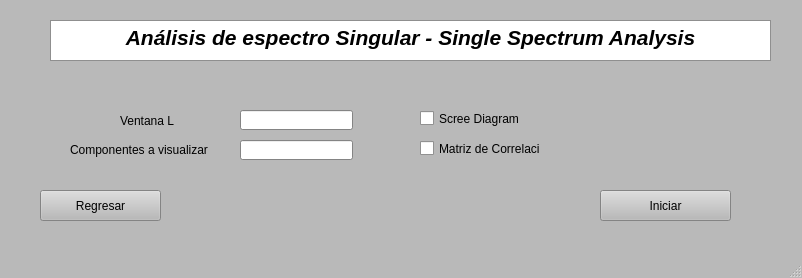
<?xml version="1.0" encoding="UTF-8"?>
<ui version="4.0">
 <class>MainWindow</class>
 <widget class="QMainWindow" name="MainWindow">
  <property name="geometry">
   <rect>
    <x>0</x>
    <y>0</y>
    <width>802</width>
    <height>278</height>
   </rect>
  </property>
  <property name="palette">
   <palette>
    <active>
     <colorrole role="WindowText">
      <brush brushstyle="SolidPattern">
       <color alpha="255">
        <red>0</red>
        <green>0</green>
        <blue>0</blue>
       </color>
      </brush>
     </colorrole>
     <colorrole role="Button">
      <brush brushstyle="SolidPattern">
       <color alpha="255">
        <red>185</red>
        <green>185</green>
        <blue>185</blue>
       </color>
      </brush>
     </colorrole>
     <colorrole role="Light">
      <brush brushstyle="SolidPattern">
       <color alpha="255">
        <red>255</red>
        <green>255</green>
        <blue>255</blue>
       </color>
      </brush>
     </colorrole>
     <colorrole role="Midlight">
      <brush brushstyle="SolidPattern">
       <color alpha="255">
        <red>220</red>
        <green>220</green>
        <blue>220</blue>
       </color>
      </brush>
     </colorrole>
     <colorrole role="Dark">
      <brush brushstyle="SolidPattern">
       <color alpha="255">
        <red>92</red>
        <green>92</green>
        <blue>92</blue>
       </color>
      </brush>
     </colorrole>
     <colorrole role="Mid">
      <brush brushstyle="SolidPattern">
       <color alpha="255">
        <red>123</red>
        <green>123</green>
        <blue>123</blue>
       </color>
      </brush>
     </colorrole>
     <colorrole role="Text">
      <brush brushstyle="SolidPattern">
       <color alpha="255">
        <red>0</red>
        <green>0</green>
        <blue>0</blue>
       </color>
      </brush>
     </colorrole>
     <colorrole role="BrightText">
      <brush brushstyle="SolidPattern">
       <color alpha="255">
        <red>255</red>
        <green>255</green>
        <blue>255</blue>
       </color>
      </brush>
     </colorrole>
     <colorrole role="ButtonText">
      <brush brushstyle="SolidPattern">
       <color alpha="255">
        <red>0</red>
        <green>0</green>
        <blue>0</blue>
       </color>
      </brush>
     </colorrole>
     <colorrole role="Base">
      <brush brushstyle="SolidPattern">
       <color alpha="255">
        <red>255</red>
        <green>255</green>
        <blue>255</blue>
       </color>
      </brush>
     </colorrole>
     <colorrole role="Window">
      <brush brushstyle="SolidPattern">
       <color alpha="255">
        <red>185</red>
        <green>185</green>
        <blue>185</blue>
       </color>
      </brush>
     </colorrole>
     <colorrole role="Shadow">
      <brush brushstyle="SolidPattern">
       <color alpha="255">
        <red>0</red>
        <green>0</green>
        <blue>0</blue>
       </color>
      </brush>
     </colorrole>
     <colorrole role="AlternateBase">
      <brush brushstyle="SolidPattern">
       <color alpha="255">
        <red>220</red>
        <green>220</green>
        <blue>220</blue>
       </color>
      </brush>
     </colorrole>
     <colorrole role="ToolTipBase">
      <brush brushstyle="SolidPattern">
       <color alpha="255">
        <red>255</red>
        <green>255</green>
        <blue>220</blue>
       </color>
      </brush>
     </colorrole>
     <colorrole role="ToolTipText">
      <brush brushstyle="SolidPattern">
       <color alpha="255">
        <red>0</red>
        <green>0</green>
        <blue>0</blue>
       </color>
      </brush>
     </colorrole>
    </active>
    <inactive>
     <colorrole role="WindowText">
      <brush brushstyle="SolidPattern">
       <color alpha="255">
        <red>0</red>
        <green>0</green>
        <blue>0</blue>
       </color>
      </brush>
     </colorrole>
     <colorrole role="Button">
      <brush brushstyle="SolidPattern">
       <color alpha="255">
        <red>185</red>
        <green>185</green>
        <blue>185</blue>
       </color>
      </brush>
     </colorrole>
     <colorrole role="Light">
      <brush brushstyle="SolidPattern">
       <color alpha="255">
        <red>255</red>
        <green>255</green>
        <blue>255</blue>
       </color>
      </brush>
     </colorrole>
     <colorrole role="Midlight">
      <brush brushstyle="SolidPattern">
       <color alpha="255">
        <red>220</red>
        <green>220</green>
        <blue>220</blue>
       </color>
      </brush>
     </colorrole>
     <colorrole role="Dark">
      <brush brushstyle="SolidPattern">
       <color alpha="255">
        <red>92</red>
        <green>92</green>
        <blue>92</blue>
       </color>
      </brush>
     </colorrole>
     <colorrole role="Mid">
      <brush brushstyle="SolidPattern">
       <color alpha="255">
        <red>123</red>
        <green>123</green>
        <blue>123</blue>
       </color>
      </brush>
     </colorrole>
     <colorrole role="Text">
      <brush brushstyle="SolidPattern">
       <color alpha="255">
        <red>0</red>
        <green>0</green>
        <blue>0</blue>
       </color>
      </brush>
     </colorrole>
     <colorrole role="BrightText">
      <brush brushstyle="SolidPattern">
       <color alpha="255">
        <red>255</red>
        <green>255</green>
        <blue>255</blue>
       </color>
      </brush>
     </colorrole>
     <colorrole role="ButtonText">
      <brush brushstyle="SolidPattern">
       <color alpha="255">
        <red>0</red>
        <green>0</green>
        <blue>0</blue>
       </color>
      </brush>
     </colorrole>
     <colorrole role="Base">
      <brush brushstyle="SolidPattern">
       <color alpha="255">
        <red>255</red>
        <green>255</green>
        <blue>255</blue>
       </color>
      </brush>
     </colorrole>
     <colorrole role="Window">
      <brush brushstyle="SolidPattern">
       <color alpha="255">
        <red>185</red>
        <green>185</green>
        <blue>185</blue>
       </color>
      </brush>
     </colorrole>
     <colorrole role="Shadow">
      <brush brushstyle="SolidPattern">
       <color alpha="255">
        <red>0</red>
        <green>0</green>
        <blue>0</blue>
       </color>
      </brush>
     </colorrole>
     <colorrole role="AlternateBase">
      <brush brushstyle="SolidPattern">
       <color alpha="255">
        <red>220</red>
        <green>220</green>
        <blue>220</blue>
       </color>
      </brush>
     </colorrole>
     <colorrole role="ToolTipBase">
      <brush brushstyle="SolidPattern">
       <color alpha="255">
        <red>255</red>
        <green>255</green>
        <blue>220</blue>
       </color>
      </brush>
     </colorrole>
     <colorrole role="ToolTipText">
      <brush brushstyle="SolidPattern">
       <color alpha="255">
        <red>0</red>
        <green>0</green>
        <blue>0</blue>
       </color>
      </brush>
     </colorrole>
    </inactive>
    <disabled>
     <colorrole role="WindowText">
      <brush brushstyle="SolidPattern">
       <color alpha="255">
        <red>92</red>
        <green>92</green>
        <blue>92</blue>
       </color>
      </brush>
     </colorrole>
     <colorrole role="Button">
      <brush brushstyle="SolidPattern">
       <color alpha="255">
        <red>185</red>
        <green>185</green>
        <blue>185</blue>
       </color>
      </brush>
     </colorrole>
     <colorrole role="Light">
      <brush brushstyle="SolidPattern">
       <color alpha="255">
        <red>255</red>
        <green>255</green>
        <blue>255</blue>
       </color>
      </brush>
     </colorrole>
     <colorrole role="Midlight">
      <brush brushstyle="SolidPattern">
       <color alpha="255">
        <red>220</red>
        <green>220</green>
        <blue>220</blue>
       </color>
      </brush>
     </colorrole>
     <colorrole role="Dark">
      <brush brushstyle="SolidPattern">
       <color alpha="255">
        <red>92</red>
        <green>92</green>
        <blue>92</blue>
       </color>
      </brush>
     </colorrole>
     <colorrole role="Mid">
      <brush brushstyle="SolidPattern">
       <color alpha="255">
        <red>123</red>
        <green>123</green>
        <blue>123</blue>
       </color>
      </brush>
     </colorrole>
     <colorrole role="Text">
      <brush brushstyle="SolidPattern">
       <color alpha="255">
        <red>92</red>
        <green>92</green>
        <blue>92</blue>
       </color>
      </brush>
     </colorrole>
     <colorrole role="BrightText">
      <brush brushstyle="SolidPattern">
       <color alpha="255">
        <red>255</red>
        <green>255</green>
        <blue>255</blue>
       </color>
      </brush>
     </colorrole>
     <colorrole role="ButtonText">
      <brush brushstyle="SolidPattern">
       <color alpha="255">
        <red>92</red>
        <green>92</green>
        <blue>92</blue>
       </color>
      </brush>
     </colorrole>
     <colorrole role="Base">
      <brush brushstyle="SolidPattern">
       <color alpha="255">
        <red>185</red>
        <green>185</green>
        <blue>185</blue>
       </color>
      </brush>
     </colorrole>
     <colorrole role="Window">
      <brush brushstyle="SolidPattern">
       <color alpha="255">
        <red>185</red>
        <green>185</green>
        <blue>185</blue>
       </color>
      </brush>
     </colorrole>
     <colorrole role="Shadow">
      <brush brushstyle="SolidPattern">
       <color alpha="255">
        <red>0</red>
        <green>0</green>
        <blue>0</blue>
       </color>
      </brush>
     </colorrole>
     <colorrole role="AlternateBase">
      <brush brushstyle="SolidPattern">
       <color alpha="255">
        <red>185</red>
        <green>185</green>
        <blue>185</blue>
       </color>
      </brush>
     </colorrole>
     <colorrole role="ToolTipBase">
      <brush brushstyle="SolidPattern">
       <color alpha="255">
        <red>255</red>
        <green>255</green>
        <blue>220</blue>
       </color>
      </brush>
     </colorrole>
     <colorrole role="ToolTipText">
      <brush brushstyle="SolidPattern">
       <color alpha="255">
        <red>0</red>
        <green>0</green>
        <blue>0</blue>
       </color>
      </brush>
     </colorrole>
    </disabled>
   </palette>
  </property>
  <property name="windowTitle">
   <string>Análisis - SSA</string>
  </property>
  <widget class="QWidget" name="centralwidget">
   <widget class="QTextBrowser" name="textBrowser">
    <property name="geometry">
     <rect>
      <x>50</x>
      <y>20</y>
      <width>721</width>
      <height>41</height>
     </rect>
    </property>
    <property name="html">
     <string>&lt;!DOCTYPE HTML PUBLIC &quot;-//W3C//DTD HTML 4.0//EN&quot; &quot;http://www.w3.org/TR/REC-html40/strict.dtd&quot;&gt;
&lt;html&gt;&lt;head&gt;&lt;meta name=&quot;qrichtext&quot; content=&quot;1&quot; /&gt;&lt;style type=&quot;text/css&quot;&gt;
p, li { white-space: pre-wrap; }
&lt;/style&gt;&lt;/head&gt;&lt;body style=&quot; font-family:'MS Shell Dlg 2'; font-size:8.25pt; font-weight:400; font-style:normal;&quot;&gt;
&lt;p align=&quot;center&quot; style=&quot; margin-top:0px; margin-bottom:0px; margin-left:0px; margin-right:0px; -qt-block-indent:0; text-indent:0px;&quot;&gt;&lt;span style=&quot; font-size:16pt; font-weight:600; font-style:italic;&quot;&gt;Análisis de espectro Singular - Single Spectrum Analysis&lt;/span&gt;&lt;/p&gt;&lt;/body&gt;&lt;/html&gt;</string>
    </property>
   </widget>
   <widget class="QLabel" name="Ventana_label">
    <property name="geometry">
     <rect>
      <x>120</x>
      <y>110</y>
      <width>61</width>
      <height>21</height>
     </rect>
    </property>
    <property name="text">
     <string>Ventana L</string>
    </property>
   </widget>
   <widget class="QLineEdit" name="VentanaL">
    <property name="geometry">
     <rect>
      <x>240</x>
      <y>110</y>
      <width>113</width>
      <height>20</height>
     </rect>
    </property>
   </widget>
   <widget class="QPushButton" name="Iniciar">
    <property name="geometry">
     <rect>
      <x>600</x>
      <y>190</y>
      <width>131</width>
      <height>31</height>
     </rect>
    </property>
    <property name="text">
     <string>Iniciar</string>
    </property>
   </widget>
   <widget class="QPushButton" name="Regresar">
    <property name="geometry">
     <rect>
      <x>40</x>
      <y>190</y>
      <width>121</width>
      <height>31</height>
     </rect>
    </property>
    <property name="text">
     <string>Regresar</string>
    </property>
   </widget>
   <widget class="QLineEdit" name="Ncomp">
    <property name="geometry">
     <rect>
      <x>240</x>
      <y>140</y>
      <width>113</width>
      <height>20</height>
     </rect>
    </property>
   </widget>
   <widget class="QLabel" name="label">
    <property name="geometry">
     <rect>
      <x>70</x>
      <y>140</y>
      <width>141</width>
      <height>20</height>
     </rect>
    </property>
    <property name="text">
     <string>Componentes a visualizar</string>
    </property>
   </widget>
   <widget class="QCheckBox" name="ScreeDbox">
    <property name="geometry">
     <rect>
      <x>420</x>
      <y>110</y>
      <width>111</width>
      <height>17</height>
     </rect>
    </property>
    <property name="text">
     <string>Scree Diagram</string>
    </property>
   </widget>
   <widget class="QCheckBox" name="wMatrizbox">
    <property name="geometry">
     <rect>
      <x>420</x>
      <y>140</y>
      <width>121</width>
      <height>17</height>
     </rect>
    </property>
    <property name="text">
     <string>Matriz de Correlación</string>
    </property>
   </widget>
  </widget>
  <widget class="QStatusBar" name="statusbar"/>
 </widget>
 <resources/>
 <connections/>
</ui>
